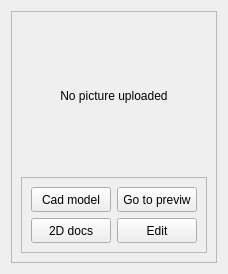
                   <widget class="QWidget" name="parentPictureContaineer" native="true">
                    <layout class="QVBoxLayout" name="verticalLayout_12">
                     <item>
                      <widget class="QFrame" name="frame_5">
                       <property name="frameShape">
                        <enum>QFrame::StyledPanel</enum>
                       </property>
                       <property name="frameShadow">
                        <enum>QFrame::Raised</enum>
                       </property>
                       <layout class="QVBoxLayout" name="verticalLayout_11">
                        <item alignment="Qt::AlignHCenter">
                         <widget class="QLabel" name="constructPicture">
                          <property name="sizePolicy">
                           <sizepolicy hsizetype="Fixed" vsizetype="Fixed">
                            <horstretch>0</horstretch>
                            <verstretch>0</verstretch>
                           </sizepolicy>
                          </property>
                          <property name="minimumSize">
                           <size>
                            <width>150</width>
                            <height>150</height>
                           </size>
                          </property>
                          <property name="text">
                           <string>No picture uploaded</string>
                          </property>
                          <property name="alignment">
                           <set>Qt::AlignCenter</set>
                          </property>
                         </widget>
                        </item>
                        <item>
                         <widget class="QFrame" name="frame">
                          <property name="frameShape">
                           <enum>QFrame::StyledPanel</enum>
                          </property>
                          <property name="frameShadow">
                           <enum>QFrame::Raised</enum>
                          </property>
                          <layout class="QGridLayout" name="gridLayout">
                           <item row="0" column="0">
                            <widget class="QPushButton" name="showCADmodelBtn">
                             <property name="minimumSize">
                              <size>
                               <width>0</width>
                               <height>25</height>
                              </size>
                             </property>
                             <property name="text">
                              <string>Cad model</string>
                             </property>
                             <property name="icon">
                              <iconset resource="../resources.qrc">
                               <normaloff>:/Icons/Icons/arrow-up-right.svg</normaloff>:/Icons/Icons/arrow-up-right.svg</iconset>
                             </property>
                            </widget>
                           </item>
                           <item row="0" column="1">
                            <widget class="QPushButton" name="pushButton">
                             <property name="minimumSize">
                              <size>
                               <width>0</width>
                               <height>25</height>
                              </size>
                             </property>
                             <property name="text">
                              <string>Go to previw</string>
                             </property>
                             <property name="icon">
                              <iconset resource="../resources.qrc">
                               <normaloff>:/Icons/Icons/maximize-2.svg</normaloff>:/Icons/Icons/maximize-2.svg</iconset>
                             </property>
                            </widget>
                           </item>
                           <item row="1" column="0">
                            <widget class="QPushButton" name="show2DdocsBtn">
                             <property name="minimumSize">
                              <size>
                               <width>0</width>
                               <height>25</height>
                              </size>
                             </property>
                             <property name="text">
                              <string>2D docs</string>
                             </property>
                             <property name="icon">
                              <iconset resource="../resources.qrc">
                               <normaloff>:/Icons/Icons/arrow-up-right.svg</normaloff>:/Icons/Icons/arrow-up-right.svg</iconset>
                             </property>
                            </widget>
                           </item>
                           <item row="1" column="1">
                            <widget class="QPushButton" name="editConstructBtn">
                             <property name="minimumSize">
                              <size>
                               <width>0</width>
                               <height>25</height>
                              </size>
                             </property>
                             <property name="text">
                              <string>Edit</string>
                             </property>
                             <property name="icon">
                              <iconset resource="../resources.qrc">
                               <normaloff>:/Icons/Icons/edit-3.svg</normaloff>:/Icons/Icons/edit-3.svg</iconset>
                             </property>
                            </widget>
                           </item>
                          </layout>
                         </widget>
                        </item>
                       </layout>
                      </widget>
                     </item>
                    </layout>
                   </widget>
